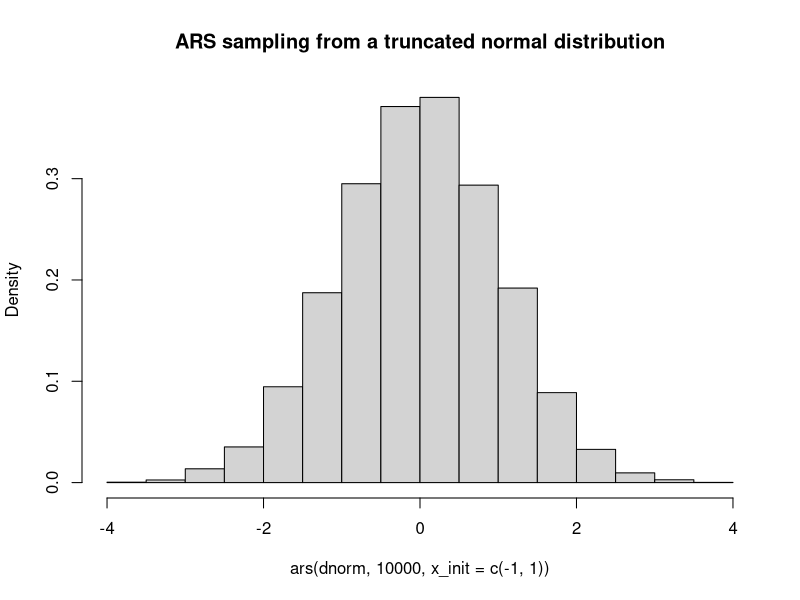
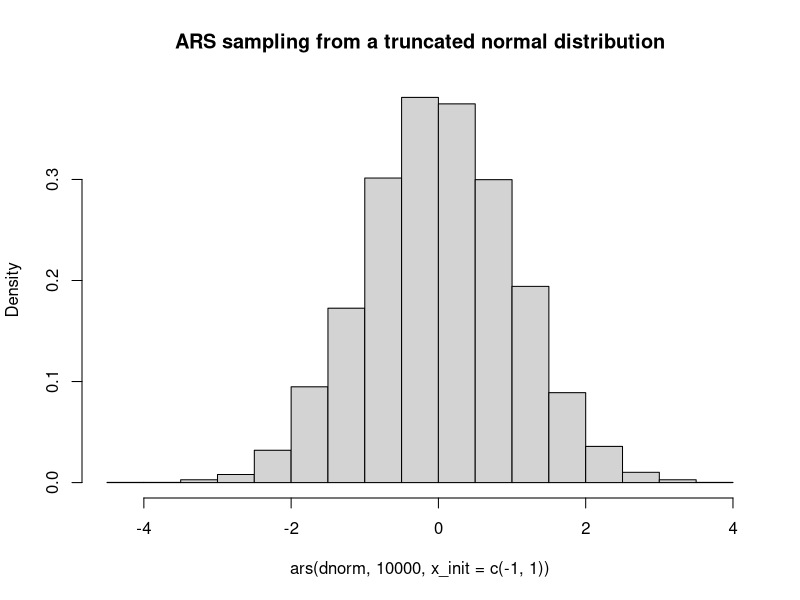

Source code (R) for these figures, in order: (Note: this script raises an error after producing the figures.)
## STAT 243 Final Project: adaptive rejection sampling ##
## Jinze Gu, Haavard Kvamme, Reid Stevens and Yang Wang ##

## This is the primary function that performs the sampling from a log-concave probability density function using the adaptive rejection sampling algorithm developed by Gilks and Wild (Appl. Statist. 41, 337, 1992) ##

#f is the target density function, n is the number of required sample, test indicates whether to perform the test, k is the initial number of abscissas

ars <- function(f, n, left_bound = -Inf, right_bound = Inf, x_init, ...) {
  #Generating the initial abscissas x
  x <- x_init
  x <- sort(x)
  hx <- log(f(x, ...))
  hpx <- diag(attributes(numericDeriv(quote(log(f(x, ...))), "x"))$gradient)
  if (((hpx[1] < 0) & (left_bound==-Inf)) | ((hpx[length(hpx)]>0) & (right_bound==Inf))) stop("The derivative at the first/last initial point must be positive/negative")
  sample <- rep(NA, n)
  count <- 0
  z <- make_z(x, hx, hpx, left_bound, right_bound) 

  while (count < n) {
    #Make the lower_bound, upper bound functions
    lower_bound <- make_lower_bound(x, hx)
    upper_bound <- make_upper_bound(x, hx, hpx, z)
    
    #Draw samples from the upper bound function
    cand <- sample_upper_bound(n - count, x, hx, hpx, z)
    
    #"update" records the first point in the sample that can not be accepted based on lowerbound
    #"accepted" records the candidates drawn from upper_bound function that are accepted by only using the lowerbound until the "update" point
    cand_filtered <- filter(cand, lower_bound, upper_bound, n-count)
    accepted <- cand_filtered$accepted
    update <- cand_filtered$update
    
    if (is.na(update[1])) {
      sample[(count+1):n] <- cand
      return(sample)
    }
    
    #Check the log-concaveness by checking if the log(f(update)) falls in between lower and upper bound function 
    if ((log(f(update$cand, ...)) < lower_bound(update$cand)) | (log(f(update$cand, ...)) > upper_bound(update$cand))) stop("The sample function is not log-concaved!")
    
    #Update the sample using cand_filtered
    index <- update_sample(cand, accepted, update, f, upper_bound)
    if (index != 0) {
      sample[(count+1):(count+index)] <- cand[1:index]
      count <- count + index
    }
    #Update the abscissas x
    update_absci <- update_x(f, x, hx, hpx, update$cand, ...)
    x <- update_absci$x
    hx <- update_absci$hx
    hpx <- update_absci$hpx
    z <- make_z(x, hx, hpx, left_bound, right_bound)
  }
  return (sample)
}

# -----------------------------------------------------------------------
# The function filter() used in adaptive_rejection_sampling_main.R
# It performs a squeezing test between the lower and upper bound, on the candidates in cand.

# Returns a list with
# $accepted: integer: position of last accepted candidate
# $update:   list: $cand is fist value not accepted
# 		   $w is corresponding draw form uniform dist
#                  Or if all candidates are accepted returns NA
# If all the cand are accepted, the update value is NA
# If no cand is accepted, the accepted value is NA

filter <- function(cand, lower_bound, upper_bound, m){
  w <- runif(m) 
  squeeze <- lower_bound(cand) - upper_bound(cand)

  # Gives NA if all are accepted
  i <- which(log(w) > squeeze)[1]

  if (is.na(i)) {
    return(list(accepted=m, update=NA))
  } 
  else{
    if (i==1) {
      return(list(accepted=NA, update=list(cand=cand[i], w=w[i])))
    }
    else {
      return(list(accepted=(i-1), update=list(cand=cand[i], w=w[i])))
    }
  }
}

#----------------------------------------------------------------------------
# update_sample 
# Tests if the first candidate rejected by filer should be accepted after all
# Returns the index of the last accepted candidate.
update_sample <- function(cand, accepted, update, f, upper_bound, ...) {
  flag <- (log(update$w) < log(f(update$cand, ...))/upper_bound(update$cand))
  if (is.na(accepted)) {
    if (flag){
      return(1)
    }
  }
  else {
    if (flag) {
      return(accepted + 1)
    }
    else {
      return(accepted)
    }
  }
  return(0)
}


# --------------------------------------------------------------
#make_lower_bound function returns the lower_bound function
#lower_bound function is set to be -Inf when argument falls outside the abscissas range.

make_lower_bound <- function(x, hx) {
  min <- min(x)
  max <- max(x)
  left <- min - abs(min*.Machine$double.eps)
  right <- max + abs(max*.Machine$double.eps)
  x <- c(left, x, right)
  hx <- c(-Inf, hx, -Inf)
  lower_bound <- approxfun(x, hx, rule = c(2,2))
  return(lower_bound)
}

# ------------------------------------------------------------------
make_upper_bound <- function(x, hx, hpx, z) {
  upper_bound_eval_z <- function(z) {
    index <- rowSums(outer(z, z, function(x1,x2) x1>x2))
    index[index==0] <- 1
    index[index==length(z)] <- length(z) - 1
    ux <- hx[index] + (z-x[index])*hpx[index]
    return (ux)
  }
  # Because of numerical issues
  # Need to find a better way to do to this. Is x sorted? 
  m <- length(z)
  if (z[1] == -Inf) z[1] <- -10*max(abs(x))
  if (z[m] == Inf) z[m] <- 10*max(abs(x))
  y <- upper_bound_eval_z(z)
  upper_bound <- approxfun(z,y)
  return(upper_bound)
}


# ---------------------------------------------------------------------------
# Calculating the z based on abscissae x. z[1]=left_bound, z[k+1]=right_bound
# Returns values for z
make_z <- function(x, fx, fpx, left_bound, right_bound) {
  k <- length(x)
  xm1 <- c(0, x)
  fxm1 <- c(0, fx)
  fpxm1 <- c(0, fpx)
  x <- c(x, 0)
  fx <- c(fx, 0)
  fpx <- c(fpx, 0)
  
  z <- (fx - fxm1 - x*fpx + xm1*fpxm1) / (fpxm1 - fpx)
  z[1] <- left_bound
  z[k+1] <- right_bound
  
  return (z)
}


# ----------------------------------------------------------------------------
# sample_upper_bound function samples m points from the upper bound funtion using inverse cdf method. The inverse cdf is calculated analytically and implemented in the auxillary function inversecdf.
sample_upper_bound <- function(m, x, hx, hpx, z) {
  k <- length(x)
  
  #Calcualte the normalized integration of upper_bound funtion at each linear interval
  factor1 <- exp(hx - x*hpx) 
  factor2 <- (exp(c(0, hpx) * z)[2:(k+1)] - exp(hpx*z[1:k])) / hpx
  I <- factor1 * factor2
  Inormalize <- sum(I)
  
  intervalcdf <- cumsum(I)
  sample <- runif(m, min=0, max=Inormalize)
  #calculate which interval the sample falls into
  #sample_interval <- sapply(sample, function(t) sum(intervalcdf<t)) + 1
  sample_interval <- rowSums(outer(sample, intervalcdf, function(x,y) x>y)) + 1
  t <- sample - c(0, intervalcdf)[sample_interval]
  
  sample_x <- inversecdf(t, sample_interval, factor1, hpx, z)
  return (sample_x)
}


inversecdf <- function(t, j, factor1, hpx, z) {
  return ( log(t/factor1[j]*hpx[j] + exp(hpx[j]*z[j])) / hpx[j] )
}

# ----------------------------------------------------------------------------
#update_x function adds the update point into the abscissas vector, and also checks if the derivative at the update point is between its neighbors(i.e., checking the concaveness)

update_x <- function(f, x, hx, hpx, update, ...) {
  if (is.na(update)){
    return (list(x=x, hx=hx, hpx=hpx))
  }
  else {
    hx_update <- log(f(update, ...))
    xx <- update
    hpx_update <- attributes(numericDeriv(quote(log(f(xx, ...))), "xx"))$gradient[1, 1]
    rank_x <- rank(c(x, update))
    new_x <- rep(NA, length(x)+1)
    new_hx <- rep(NA, length(x)+1)
    new_hpx <- rep(NA, length(x)+1)
    
    new_x[rank_x] <- c(x, update)
    new_hx[rank_x] <- c(hx, hx_update)
    new_hpx[rank_x] <- c(hpx, hpx_update)
    
    #Check concaveness by testing if h'(x) is decreasing
    if (is.unsorted(-new_hpx)) stop("The sample function is not log-concaved!")
    
    return(list(x=new_x, hx=new_hx, hpx=new_hpx))
  }
}

#############################################################################
# ARS function test
set.seed(0)
hist(ars(dnorm, 10000, x_init = c(-1,1)), main = "ARS sampling from a truncated normal distribution", freq = 0)

hist(ars(dnorm, 10000, x_init = c(-1,1)), main = "ARS sampling from a truncated normal distribution", freq = 0)

cat("The following does not satisfy our input requirements. \n")
hist(ars(dnorm, 2000, x_init = runif(2)), main = "ARS sampling from a normal distribution")

# qqplot
ars_sample <- ars(dnorm, 10000, x_init=c(-1,1))
qqnorm(ars_sample)
qqline(ars_sample)

#Test for extra arguments
ars_sample <- ars(dnorm, 10000, x_init=c(1,3), mean = 2, sd = 5)
qqnorm(ars_sample)
qqline(ars_sample)

#Test for bounded distribution
ars_sample <- ars(dnorm, 10000, left_bound=-2, right_bound=2,x_init=c(-1,1))
hist(ars_sample)

#To check if it can catch bad initial points
ars_sample <- ars(dnorm, 10000, x_init=c(1,2))
ars_sample <- ars(dnorm, 10000, left_bound=0.1, x_init=c(1,2))
hist(ars_sample)

#############################################################################
# Make_z function test

set.seed(0)
x <- sort(rnorm(100))
fx <- dnorm(x, log = 1)
fpx <- diag(attributes(numericDeriv(quote(dnorm(x, log = 1)), "x"))$gradient)
plot(x, fx, type = "p", pch = 16)
points(make_z(x, fx, fpx, -12, 12), dnorm(make_z(x, fx, fpx, -12, 12),log = 1), pch = 17, col = "red")
legend("topright", c("log-normal plot", "make_z generation plot"), pch = c(16, 17))


cat("Since z is just the point from the density function(in this case, lognormal), so we can just plot two set of points together to see if they fall into the same distribution trend. \n")

#############################################################################
# make_upper/lower bound tests
# Test 1
set.seed(0)
x <- runif(100)
hx <- dnorm(x, log = 1)
hpx <- diag(attributes(numericDeriv(quote(dnorm(x, log = 1)), "x"))$gradient)
z <- make_z(x,hx,hpx,-12.0, 12.0)
lower <- make_lower_bound(x, hx)
upper <- make_upper_bound(x, hx, hpx, z)
xx <- seq(-5, 5, by=0.1)
cat("This shows that all lower bound should less than upper bound by our generation. \n")
all((lower(xx) <= upper(xx)) == TRUE)

#Test 2
cat("Now we use -x^2 as a function to plot upper and lower bound. \n")
x <- seq(-10, 10, by=4)
cat("Notice here we need to define a function and input the name of this function \n")
f<-function(x){-x^2}
fpx <- diag(attributes(numericDeriv(quote(f(x)), "x"))$gradient)
z <- make_z(x,f(x),fpx,-Inf, Inf)
lower <- make_lower_bound(x, f(x))
upper <- make_upper_bound(x, f(x), fpx, z)
xx <- seq(-10, 10, by=0.2)
plot(xx, -xx^2, type='l')
lines(xx, lower(xx), lty = 2)
lines(xx, upper(xx), lty = 6)
legend("topright", c("upper_bound", "lower_bound"), lty = c(6,2))


cat("In test 1, we basically just check if the corresponding lower bound is less than upper bound, and the function passes the test as long as the output is TRUE. Then we tried to plot our upper/lower bound using previous function we defined: $make_z$.We use a logconcave function $f(x)=x^2$, and it turns out the plot is what we had expected. \n")

#############################################################################
# sample_upper_bound test

set.seed(0)
x <- sort(rnorm(10000))
cat("Notice here we need to define a function and input the name of this function \n")
f<-function(x){-x^2}
fpx <- diag(attributes(numericDeriv(quote(f(x)), "x"))$gradient)
z <- make_z(x,f(x),fpx,-Inf, Inf)
upper <- make_upper_bound(x, f(x), fpx, z)
xx <- seq(-10, 10, by=0.2)
hist(sample_upper_bound(2000, x, f(x), fpx, z), freq = 0)

cat("Since the histogram of sample_upper_bound function matchs the trend of $f(x) = -x^2$, so it is obvious that our sample_upper_bound function works as we expected. \n")

#############################################################################
# filter function test
set.seed(0)
f <- dnorm
n <- 10
x <- sort(rnorm(7))
left_bound   <- -10
right_bound  <- 10
hx <- log(f(x))
hpx <- diag(attributes(numericDeriv(quote(log(f(x))), "x"))$gradient)
sample <- rep(NA, n)
count <- 0
z <- make_z(x, hx, hpx, left_bound, right_bound) 
lower_bound <- make_lower_bound(x, hx)
upper_bound <- make_upper_bound(x, hx, hpx, z)
cand <- sample_upper_bound(n - count, x, hx, hpx, z)
cand_filtered <- filter(cand, lower_bound, upper_bound, n - count)

cat("Basically, we have our candidates and cand_filtered, and the function does what it is suppose to do. \n")
cand
cand_filtered

#############################################################################
# update_sample test

set.seed(0)
f<-dnorm
x <- sort(rnorm(7))
hx <- log(f(x))
hpx <- diag(attributes(numericDeriv(quote(log(f(x))), "x"))$gradient)
sample <- c(1,2,3, rep(NA, 10))
cat("When accepted point is not 'NA' \n")
accepted <- cand_filtered$accepted
update <- cand_filtered$update
count <- length(na.omit(sample))
upper_bound <- make_upper_bound(x, hx, hpx, z)
update_sample(cand = cand, accepted=accepted, update = update, f = f, upper_bound = upper_bound)
cat("When accepted point is 'NA' \n")
accepted <- NA
update_sample(cand, accepted, update,  f, upper_bound)

cat("In this case, the update_sample_function returns the index of the last accepted point, and it returns 1 if the point satisfies the test flag and we accepted no point. It returns 0 if the point does not satisfy flag and we accepted no point. According to the test, it works correctly with specific output. \n")

#############################################################################
# update_x test

set.seed(0)
x<-seq(0.0001,1, by = 0.2)
f<-dnorm
hx <- log(f(x))
hpx <- diag(attributes(numericDeriv(quote(log(f(x))), "x"))$gradient)
update <- cand_filtered$update
upper_bound <- make_upper_bound(x, hx, hpx, z)
update_x(f = f, x = x, hx = hx, hpx = hpx, update = update$cand)

cat("The update_x outputs the updated points, their evaluations under function h(x) and their corresponding derivatives \n")


#############################################################################
